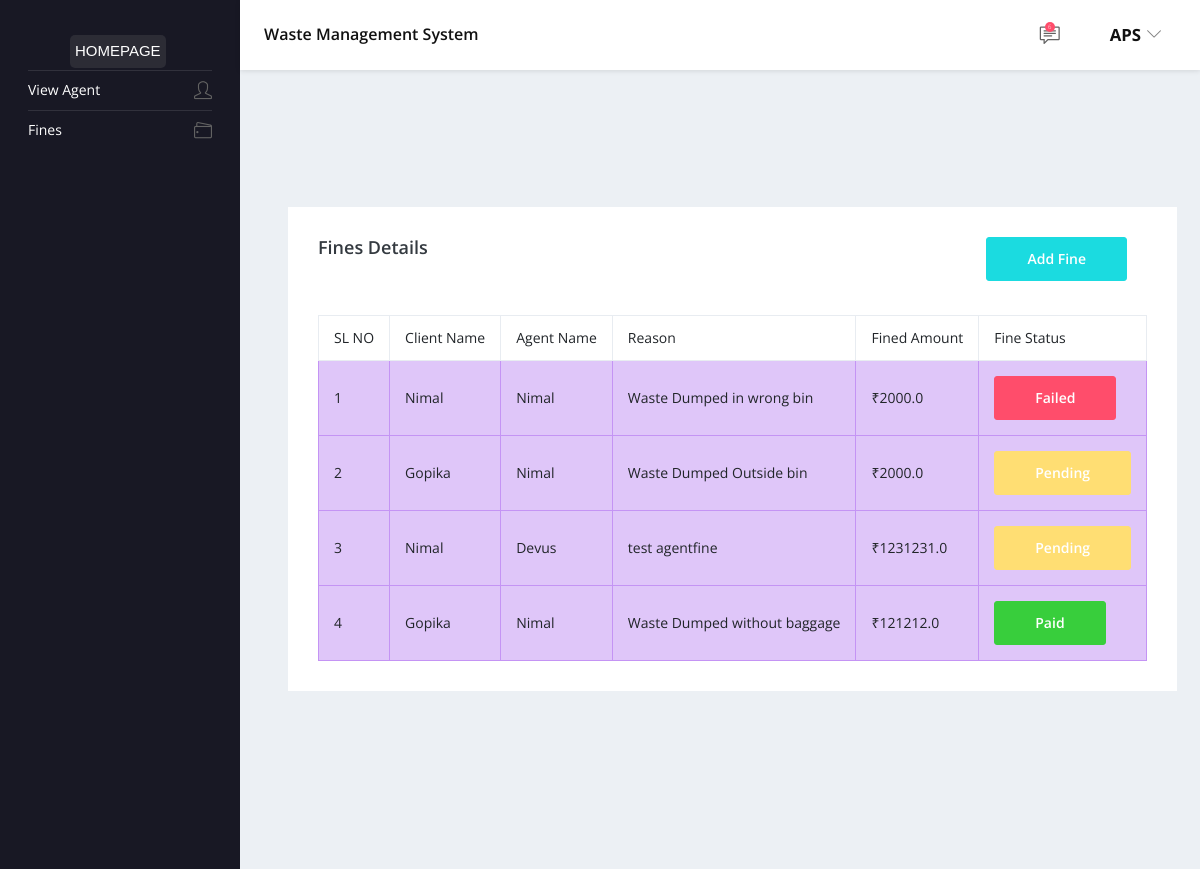
Screenshot of /fines/ (signed in) with the database file from the repository.
### client_user/models.py (models this page shows, shortened)
class Fine(models.Model):
    STATUS = (
        ('Pending', 'Pending'),
        ('Failed', 'Failed'),
        ('Paid', 'Paid')
    )
    client = models.ForeignKey(Client, on_delete=models.CASCADE, null=True)
    agent = models.ForeignKey(Agent, on_delete=models.CASCADE, null=True)
    reason = models.CharField(max_length=100)
    fined_amount = models.FloatField()
    status = models.CharField(max_length=100, null=True, choices=STATUS)
    date_created = models.DateTimeField(auto_now_add=True, null=True)

class Client(models.Model):
    user = models.OneToOneField(User, on_delete=models.CASCADE,null=True)
    name = models.CharField(max_length=255)
    address = models.CharField(max_length=255)
    contact = models.CharField(max_length=15)
    username = models.CharField(max_length=255, null=True, blank=True)
    location = models.TextField(null=True)
    latitude = models.TextField(null=True)
    longitude = models.TextField(null=True)
    usertype = models.CharField(max_length=10, default='client')

### agent_user/models.py (models this page shows)
class Agent(models.Model):
    name = models.CharField(max_length=100)
    address = models.CharField(max_length=100)
    contact = models.CharField(max_length=100)
    area = models.CharField(max_length=100)
    register_id = models.CharField(max_length=100)
    licenses = models.ImageField(upload_to='dash_css/images/agentimg/')
    agent_img = models.ImageField(upload_to='dash_css/images/agentimg/')
    vehicle_img = models.ImageField(upload_to='dash_css/images/agentimg/')
    username = models.CharField(max_length = 100)
    user = models.OneToOneField(User, on_delete=models.CASCADE,null=True)
    usertype = models.CharField(max_length=10, default='agent')
    latitude = models.TextField(null=True)
    longitude = models.TextField(null=True)
    def __str__(self):
        return self.name

### admin_user/views.py (the view)
# urls.py: path('fines/', views.fines, name='fines'),
@login_required(login_url='/')
def fines(request):
    fines = Fine.objects.all()
    context = {'fines': fines }
    return render(request, 'main_pages/sub_pages/Fines/fineview.html', context)

### client_user/context_processors.py (called while the page is built)
def getNotifications(request):
    if(request.user.is_authenticated):
        if(hasattr(request.user, 'client')):
            notifications = Notification.objects.filter(client=request.user.client).order_by('-id')
        else:
            notifications={}
    else:
        notifications={}
    return {
        'notifications': notifications
    }

### templates/main_pages/sub_pages/Fines/fineview.html (shortened to what this page needs)
{% extends "main_pages/base.html" %}
{% block content %}
        <div class="main-panel">
            <div class="content-wrapper">
              <div class="container">
                <div class="row">
                  <div class="col-lg-15 stretch-card grid-margin">
                    <div class="card">
                      <div class="card-body">
                        <a href="{% url "addfines" %}" class="btn btn-primary" style="position: absolute; right: 50px;">Add Fine</a>
                        <h4 class="card-title">Fines Details</h4>
                        <br>
                        <br>
                        <div class="scrollable-table-container">
                          {% if fines %}
                            <table class="table table-bordered">
                              <thead>
                                <tr>
                                  <th>SL NO</th>
                                  <th>Client Name</th>
                                  <th>Agent Name</th>
                                  <th>Reason</th>
                                  <th>Fined Amount</th>
                                  <th>Fine Status</th>
                                </tr>
                              </thead>
                              <tbody>
                                {% for finelist in fines %}
                                  <tr class="table-info">
                                    <td>{{ forloop.counter }}</td>
                                    <td>{{ finelist.client.name }}</td>
                                    <td>{{ finelist.agent }}</td>
                                    <td>{{ finelist.reason }}</td>
                                    <td>&#8377;{{ finelist.fined_amount }}</td>
                                    <td>
                                      {% if finelist.status == 'Paid' %}
                                        <span class="btn btn-success">{{ finelist.status }}</span>
                                      {% elif finelist.status == 'Failed' %}
                                        <span class="btn btn-danger">{{ finelist.status }}</span>
                                      {% elif finelist.status == 'Pending' %}
                                        <span class="btn btn-warning">{{ finelist.status }}</span>
                                      {% else %}
                                        {{ finelist.status }}
                                      {% endif %}
                                    </td>
                                  </tr>
                                {% endfor %}
                              </tbody>
                            </table>
                          {% endif %}
                        </div>
                      </div>
                    </div>
                  </div>
                </div>
              </div>
            </div>
          </div>
          {% endblock content %}

### templates/main_pages/base.html (shortened to what this page needs)
{% load static %}
<!DOCTYPE html>
<html lang="en">
  <head>
    <link rel="stylesheet" href="{% static "dash_css/vendors/simple-line-icons/css/simple-line-icons.css" %}">
    <link rel="stylesheet" href="{% static "dash_css/vendors/flag-icon-css/css/flag-icon.min.css" %}">
    <link rel="stylesheet" href="{% static "dash_css/vendors/css/vendor.bundle.base.css" %}">
    <link rel="stylesheet" href="{% static "dash_css/vendors/daterangepicker/daterangepicker.css" %}">
    <link rel="stylesheet" href="{% static "dash_css/vendors/chartist/chartist.min.css" %}">
    <link rel="stylesheet" href="{% static "dash_css/css/style.css" %}">
  </head>
  <body>
  <div class="container-scroller">
    <nav class="navbar default-layout-navbar col-lg-12 col-12 p-0 fixed-top d-flex flex-row">
      <div class="navbar-brand-wrapper d-flex align-items-center">
        {% if request.user.is_authenticated %}
        <a class="navbar-brand brand-logo"
        {% if request.user.client %}
        href="{% url "client_homepage" %}"
        {% elif request.user.agent %}
        href="{% url "agent_homepage" %}"
        {% elif request.user.is_staff %}
        href="{% url "admin_homepage" %}"
        {% endif %}>
        {% endif %}
          <p style="color: white;background-color: rgba(128, 128, 128, 0.184);padding:5px ;border-radius: 5px ;font-family:Arial, Helvetica, sans-serif;font-style:bolder;position:absolute;left:70px;">
              HOMEPAGE
          </p>
      </a>
      </div>
      <div class="navbar-menu-wrapper d-flex align-items-center flex-grow-1">
        <h5 class="mb-0 font-weight-medium d-none d-lg-flex">Waste Management System</h5>
        <ul class="navbar-nav navbar-nav-right ml-auto">
          {% if request.user.is_authenticated and request.user.client %}
          <li class="nav-item dropdown">
            <a class="nav-link count-indicator message-dropdown" id="messageDropdown" href="#" data-toggle="dropdown" aria-expanded="false">
                <i class="icon-speech"></i>
                <span class="count">{{ notifications.count }}</span>
            </a>
        </li>
{% endif %}
          <li class="nav-item dropdown d-none d-xl-inline-flex user-dropdown">
            <a class="nav-link dropdown-toggle" id="UserDropdown" href="#" data-toggle="dropdown" aria-expanded="false">
              <span class="font-weight-bold text-uppercase" style="font-size: 1.2em;">{{ user.username }}</span>
          </a>
          </li>
        </ul>
      </div>
    </nav>
    <div class="container-fluid page-body-wrapper">
      <nav class="sidebar sidebar-offcanvas" id="sidebar">
        <ul class="nav">
          {% if request.user.is_superuser %}
          <li class="nav-item">
            <a class="nav-link" data-toggle="collapse" href="#ui-basic" aria-expanded="false" aria-controls="ui-basic">
              <span class="menu-title">Members</span>
              <i class="icon-people menu-icon"></i>
            </a>
            <div class="collapse" id="ui-basic">
              <ul class="nav flex-column sub-menu">
                <li class="nav-item"> <a class="nav-link" href="{% url "clients" %}">Clients</a></li>
                <li class="nav-item"> <a class="nav-link" href="{% url "agents" %}">Agents</a></li>
              </ul>
            </div>
          </li>
          <li class="nav-item">
            <a class="nav-link" href="{% url "fines" %}">
              <span class="menu-title">Fines</span>
              <i class="icon-list menu-icon"></i>
            </a>
          </li>
          <li class="nav-item">
            <a class="nav-link" href="{% url "notify" %}">
              <span class="menu-title">Send Notifications</span>
              <i class="icon-envelope menu-icon"></i>
            </a>
          </li>
          <li class="nav-item">
            <a class="nav-link" href="{% url "receivedfines" %}">
              <span class="menu-title">Recieved Fines</span>
              <i class="icon-wallet menu-icon"></i>
            </a>
          </li>
          <li class="nav-item">
            <a class="nav-link" href="{% url "agentslocationadminview" %}">
              <span class="menu-title">View Agents Location</span>
              <i class="icon-location-pin menu-icon"></i>
            </a>
          </li>
          {% elif request.user.client %}
          <li class="nav-item">
            <a class="nav-link" href="{% url "view-agent-client" %}">
              <span class="menu-title">View Agent</span>
              <i class="icon-user menu-icon"></i>
            </a>
          </li>
          <li class="nav-item">
            <a class="nav-link" href="{% url "view-fines-user" %}">
              <span class="menu-title">Fines</span>
              <i class="icon-wallet menu-icon"></i>
            </a>
          </li>
          {% endif %}
        </ul>
      </nav>
      <div class="main-panel">
        <div class="content-wrapper">
          <div class="row purchace-popup">
          </div>
          {% block content %}
          {% endblock content %}
    </div>
  </div>
</body>
</html>

### templates/main_pages/base.html (style rules this page uses)
.scrollable-table-container { overflow-x: auto; }

### rows the page displays
Fine: client.name "Nimal", agent "Nimal", reason "Waste Dumped in wrong bin", fined_amount "2000.0", status "Failed"
Fine: client.name "Gopika", agent "Nimal", reason "Waste Dumped Outside bin", fined_amount "2000.0", status "Pending"
Fine: client.name "Nimal", agent "Devus", reason "test agentfine", fined_amount "1231231.0", status "Pending"
Fine: client.name "Gopika", agent "Nimal", reason "Waste Dumped without baggage", fined_amount "121212.0", status "Paid"

### other values shown
{{ notifications.count }} "6"
{{ user.username }} "APS"
